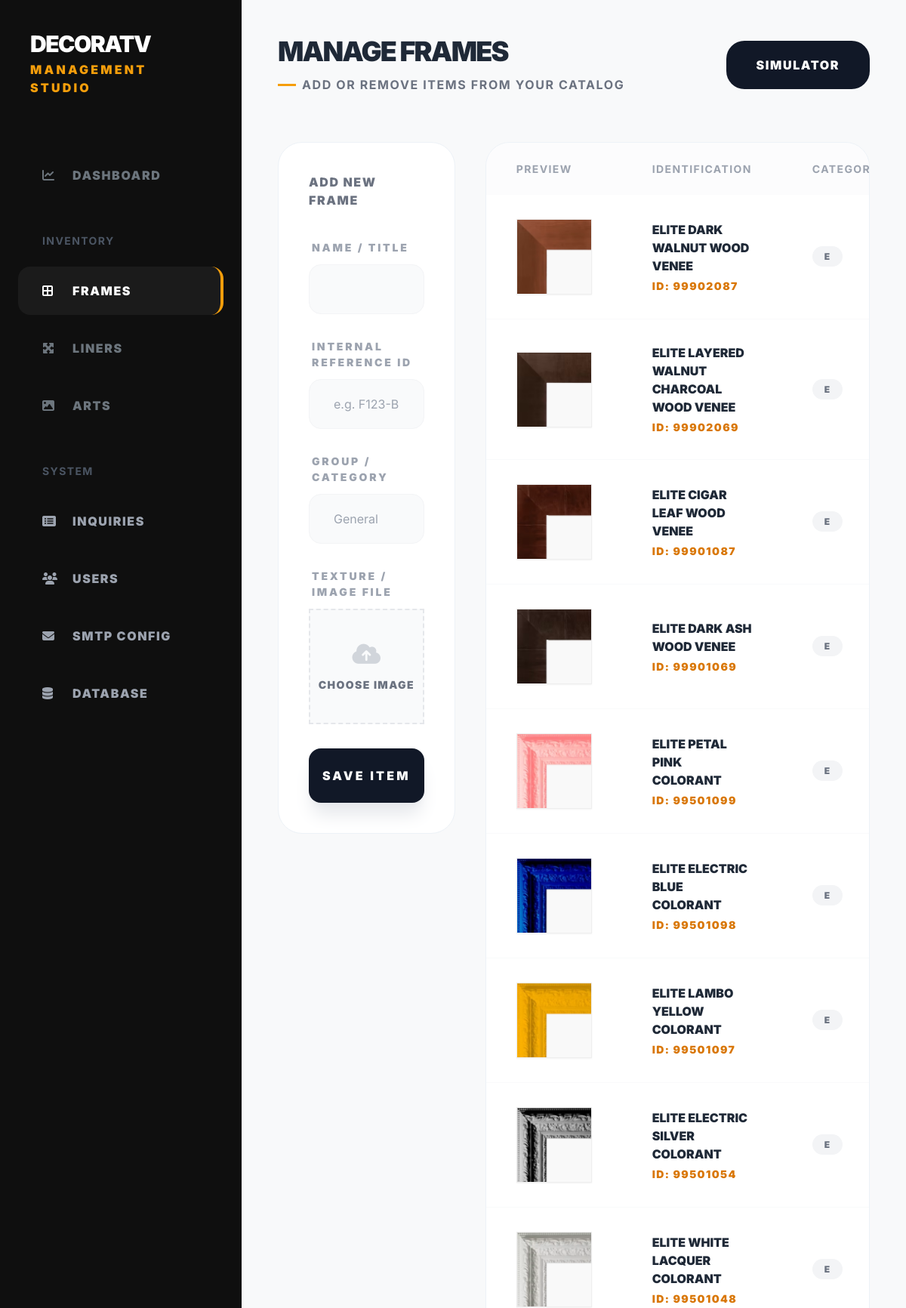
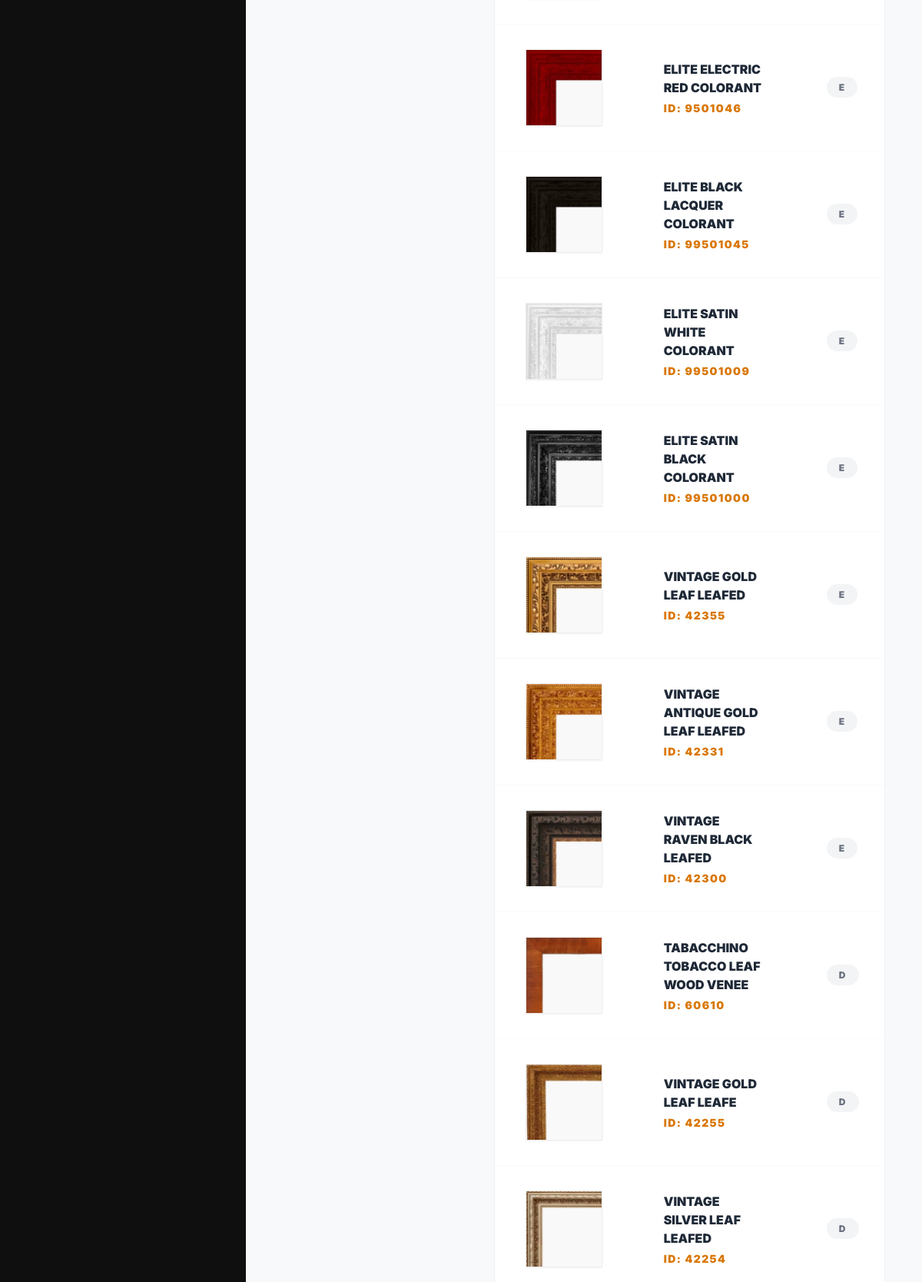
The page /admin/inventory.php (signed in, upper part) on the database its author committed (2 pictures, top to bottom).
### tables this page shows
CREATE TABLE materials (
    id INTEGER PRIMARY KEY AUTOINCREMENT,
    type TEXT NOT NULL, -- 'frame', 'liner', 'art'
    name TEXT NOT NULL,
    image_path TEXT NOT NULL,
    artist TEXT DEFAULT NULL, -- only for 'art'
    group_name TEXT DEFAULT 'General',
    internal_id TEXT UNIQUE NOT NULL, -- The ID from the user (campo ID)
    created_at DATETIME DEFAULT CURRENT_TIMESTAMP
);

### admin/inventory.php (the view, shortened to what this page needs)
<?php
$pdo = get_db_connection();
$type = $_GET['type'] ?? 'frame';
$editItem = null;
$stmt = $pdo->prepare("SELECT * FROM materials WHERE type = ? ORDER BY created_at DESC");
$stmt->execute([$type]);
$items = $stmt->fetchAll();
?>
<!DOCTYPE html>
<html lang="en">
<head>
    <script src="https://cdn.tailwindcss.com"></script>
    <link rel="stylesheet" href="https://cdnjs.cloudflare.com/ajax/libs/font-awesome/6.4.0/css/all.min.css">
</head>
<body class="flex min-h-screen text-gray-800">
    <aside class="sidebar w-80 flex-shrink-0 flex flex-col hidden md:flex">
        <div class="p-10">
            <h1 class="text-white text-3xl font-black uppercase tracking-tighter">DecoraTV</h1>
            <p class="text-[16px] text-amber-500 font-black uppercase tracking-[0.2em] mt-1">Management Studio</p>
        </div>
        <nav class="flex-1 mt-8 px-6 space-y-3">
            <a href="index.php" class="sidebar-link flex items-center gap-4 px-8 py-5 rounded-2xl text-[16px] font-black uppercase tracking-widest">
                <i class="fa-solid fa-chart-line w-6"></i> Dashboard
            </a>
            <p class="text-[14px] text-gray-600 font-bold uppercase tracking-widest px-8 pt-8 pb-3">Inventory</p>
            <a href="inventory.php?type=frame" class="sidebar-link <?php echo $type==='frame'?'active':''; ?> flex items-center gap-4 px-8 py-5 rounded-2xl text-[16px] font-black uppercase tracking-widest">
                <i class="fa-solid fa-border-all w-6"></i> Frames
            </a>
            <a href="inventory.php?type=liner" class="sidebar-link <?php echo $type==='liner'?'active':''; ?> flex items-center gap-4 px-8 py-5 rounded-2xl text-[16px] font-black uppercase tracking-widest">
                <i class="fa-solid fa-maximize w-6"></i> Liners
            </a>
            <a href="inventory.php?type=art" class="sidebar-link <?php echo $type==='art'?'active':''; ?> flex items-center gap-4 px-8 py-5 rounded-2xl text-[16px] font-black uppercase tracking-widest">
                <i class="fa-solid fa-image w-6"></i> Arts
            </a>
            <p class="text-[14px] text-gray-600 font-bold uppercase tracking-widest px-8 pt-8 pb-3">System</p>
            <a href="inquiries.php" class="sidebar-link flex items-center gap-4 px-8 py-5 rounded-2xl text-[16px] font-black uppercase tracking-widest text-gray-400">
                <i class="fa-solid fa-rectangle-list w-6"></i> Inquiries
            </a>
            <a href="users.php" class="sidebar-link flex items-center gap-4 px-8 py-5 rounded-2xl text-[16px] font-black uppercase tracking-widest text-gray-400">
                <i class="fa-solid fa-users w-6"></i> Users
            </a>
            <a href="settings.php" class="sidebar-link flex items-center gap-4 px-8 py-5 rounded-2xl text-[16px] font-black uppercase tracking-widest text-gray-400">
                <i class="fa-solid fa-envelope w-6"></i> SMTP Config
            </a>
            <a href="database.php" class="sidebar-link flex items-center gap-4 px-8 py-5 rounded-2xl text-[16px] font-black uppercase tracking-widest text-gray-400">
                <i class="fa-solid fa-database w-6"></i> Database
            </a>
        </nav>
    </aside>
    <main class="flex-1 p-6 md:p-12 overflow-y-auto">
        <header class="flex flex-col md:flex-row md:items-center justify-between gap-8 mb-16">
            <div>
                <h2 class="text-4xl font-black uppercase tracking-tighter">Manage <?php echo ucfirst($type); ?>s</h2>
                <div class="flex items-center gap-2 mt-3">
                    <div class="h-[3px] w-6 bg-amber-500"></div>
                    <p class="text-[16px] text-gray-500 font-bold uppercase tracking-widest">Add or Remove Items from your Catalog</p>
                </div>
            </div>
            <a href="../" target="_blank" class="bg-gray-900 text-white px-10 py-5 rounded-3xl text-[16px] font-black uppercase tracking-widest hover:bg-amber-600 transition-all flex items-center gap-3">
                 Simulator
            </a>
        </header>
        <div class="grid grid-cols-1 lg:grid-cols-3 gap-10">
            <div class="lg:col-span-1">
                <div class="bg-white card p-10 sticky top-10">
                    <div class="flex items-center justify-between mb-10">
                        <h3 class="text-[16px] font-black uppercase tracking-widest text-gray-500"><?php echo $editItem ? 'Edit' : 'Add New'; ?> <?php echo ucfirst($type); ?></h3>
                    </div>
                    <form method="POST" enctype="multipart/form-data" class="space-y-8">
                        <div>
                            <label class="block text-[14px] font-black uppercase tracking-[0.2em] text-gray-400 mb-3 ml-1">Name / Title</label>
                            <input type="text" name="name" id="nameInput" value="<?php echo $editItem ? htmlspecialchars($editItem['name']) : ''; ?>" required class="w-full bg-gray-50 border border-gray-100 rounded-2xl px-8 py-5 text-[16px] focus:outline-none focus:border-amber-500/50 transition-all">
                        </div>
                        <div>
                            <label class="block text-[14px] font-black uppercase tracking-[0.2em] text-gray-400 mb-3 ml-1">Internal Reference ID</label>
                            <input type="text" name="internal_id" value="<?php echo $editItem ? htmlspecialchars($editItem['internal_id']) : ''; ?>" placeholder="e.g. F123-B" required class="w-full bg-gray-50 border border-gray-100 rounded-2xl px-8 py-5 text-[16px] focus:outline-none focus:border-amber-500/50 transition-all">
                        </div>
                        <div>
                            <label class="block text-[14px] font-black uppercase tracking-[0.2em] text-gray-400 mb-3 ml-1">Group / Category</label>
                            <input type="text" name="group_name" value="<?php echo $editItem ? htmlspecialchars($editItem['group_name']) : ''; ?>" placeholder="General" class="w-full bg-gray-50 border border-gray-100 rounded-2xl px-8 py-5 text-[16px] focus:outline-none focus:border-amber-500/50 transition-all">
                        </div>
                        <div>
                            <label class="block text-[14px] font-black uppercase tracking-[0.2em] text-gray-400 mb-3 ml-1">Texture / Image File <?php echo $editItem ? '(Optional)' : ''; ?></label>
                            <div id="dropzone" class="relative w-full <?php echo $type==='art'?'ratio-art':'ratio-square'; ?> bg-gray-50 border-2 border-dashed border-gray-200 flex items-center justify-center group hover:border-amber-300 transition-all cursor-pointer overflow-hidden">
                                <div id="upload-prompt" class="text-center <?php echo $editItem ? 'hidden' : ''; ?>">
                                    <i class="fa-solid fa-cloud-arrow-up text-gray-300 group-hover:text-amber-500 text-3xl mb-3"></i>
                                    <p class="text-[14px] font-black text-gray-500 uppercase tracking-widest">Choose Image</p>
                                </div>
                            </div>
                        </div>
                        <button type="submit" class="w-full bg-gray-900 text-white py-6 rounded-2xl font-black uppercase tracking-[0.2em] text-[16px] shadow-xl hover:bg-amber-600 transition-all shadow-gray-200">
                            <?php echo $editItem ? 'Update' : 'Save'; ?> Item
                        </button>
                    </form>
                </div>
            </div>
            <div class="lg:col-span-2">
                <div class="bg-white card overflow-hidden">
                    <div class="overflow-x-auto">
                        <table class="w-full text-left">
                            <thead class="bg-gray-50/50 text-[14px] text-gray-400 font-black uppercase tracking-widest">
                                <tr>
                                    <th class="px-10 py-6">Preview</th>
                                    <th class="px-10 py-6">Identification</th>
                                    <th class="px-10 py-6">Category</th>
                                </tr>
                            </thead>
                            <tbody class="divide-y divide-gray-50 text-[11px]">
                                <?php if (empty($items)): ?>
                                    <tr>
                                        <td colspan="4" class="px-10 py-20 text-center text-gray-500 italic uppercase font-bold tracking-[0.2em]">The collection is currently empty</td>
                                    </tr>
                                <?php else: foreach ($items as $item): ?>
                                    <tr class="hover:bg-gray-50/50 transition-colors">
                                        <td class="px-10 py-8">
                                            <div class="img-preview-container group shadow-sm">
                                                <img src="../<?php echo $item['image_path']; ?>" class="<?php echo $item['type']==='art'?'img-preview-full':'img-preview-zoom'; ?>" alt="Preview">
                                            </div>
                                        </td>
                                        <td class="px-10 py-8">
                                            <p class="text-[16px] font-black text-gray-800 uppercase"><?php echo htmlspecialchars($item['name']); ?></p>
                                            <p class="text-[14px] font-black text-amber-600 uppercase tracking-widest mt-1">ID: <?php echo htmlspecialchars($item['internal_id']); ?></p>
                                        </td>
                                        <td class="px-10 py-8">
                                            <span class="bg-gray-100 text-gray-500 px-4 py-1.5 rounded-full text-[12px] font-black uppercase tracking-widest">
                                                <?php echo htmlspecialchars($item['group_name']); ?>
                                            </span>
                                        </td>
                                    </tr>
                                <?php endforeach; endif; ?>
                            </tbody>
                        </table>
                    </div>
                </div>
            </div>
        </div>
    </main>
</body>
</html>

### admin/inventory.php (style rules this page uses)
body { font-family: 'Inter', sans-serif; background-color: #f8f9fa; }
.sidebar { background-color: #0f0f0f; }
.sidebar-link { transition: all 0.3s; color: #6c757d; }
.sidebar-link:hover, .sidebar-link.active { color: #fff; background: rgba(255, 255, 255, 0.05); }
.sidebar-link.active { border-right: 4px solid #f59e0b; }
.card { border-radius: 2rem; border: 1px solid #edf2f7; }
.img-preview-container { width: 100px; height: 100px; border-radius: 0; border: 1px solid #eee; overflow: hidden; position: relative; background: #f9f9f9; }
.img-preview-zoom { width: 500%; height: auto; max-width: none; object-fit: cover; object-position: top left; position: absolute; top: 0; left: 0; }
.ratio-square { aspect-ratio: 1 / 1; }

### rows shown on the page
materials: image_path (picture), name "ELITE DARK WALNUT WOOD VENEE", internal "99902087", group_name "E"
materials: image_path (picture), name "ELITE LAYERED WALNUT CHARCOAL WOOD VENEE", internal "99902069", group_name "E"
materials: image_path (picture), name "ELITE CIGAR LEAF WOOD VENEE", internal "99901087", group_name "E"
materials: image_path (picture), name "ELITE DARK ASH WOOD VENEE", internal "99901069", group_name "E"
materials: image_path (picture), name "ELITE PETAL PINK COLORANT", internal "99501099", group_name "E"
materials: image_path (picture), name "ELITE ELECTRIC BLUE COLORANT", internal "99501098", group_name "E"
materials: image_path (picture), name "ELITE LAMBO YELLOW COLORANT", internal "99501097", group_name "E"
materials: image_path (picture), name "ELITE ELECTRIC SILVER COLORANT", internal "99501054", group_name "E"
materials: image_path (picture), name "ELITE WHITE LACQUER COLORANT", internal "99501048", group_name "E"
materials: image_path (picture), name "ELITE ELECTRIC RED COLORANT", internal "9501046", group_name "E"
materials: image_path (picture), name "ELITE BLACK LACQUER COLORANT", internal "99501045", group_name "E"
materials: image_path (picture), name "ELITE SATIN WHITE COLORANT", internal "99501009", group_name "E"
materials: image_path (picture), name "ELITE SATIN BLACK COLORANT", internal "99501000", group_name "E"
materials: image_path (picture), name "VINTAGE GOLD LEAF LEAFED", internal "42355", group_name "E"
materials: image_path (picture), name "VINTAGE ANTIQUE GOLD LEAF LEAFED", internal "42331", group_name "E"
materials: image_path (picture), name "VINTAGE RAVEN BLACK LEAFED", internal "42300", group_name "E"
materials: image_path (picture), name "TABACCHINO TOBACCO LEAF WOOD VENEE", internal "60610", group_name "D"
materials: image_path (picture), name "VINTAGE GOLD LEAF LEAFE", internal "42255", group_name "D"
materials: image_path (picture), name "VINTAGE SILVER LEAF LEAFED", internal "42254", group_name "D"

### other values the page prints
$type "FRAME"
